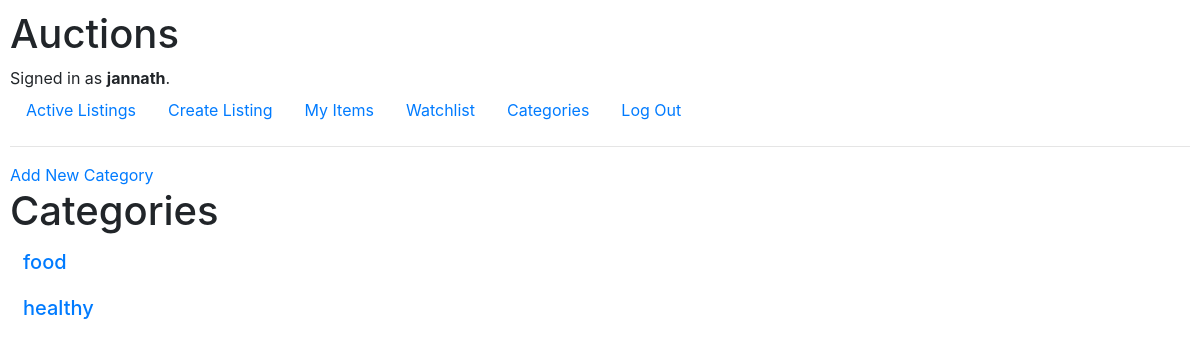
The app's page /auctions/categories (signed in), older data.
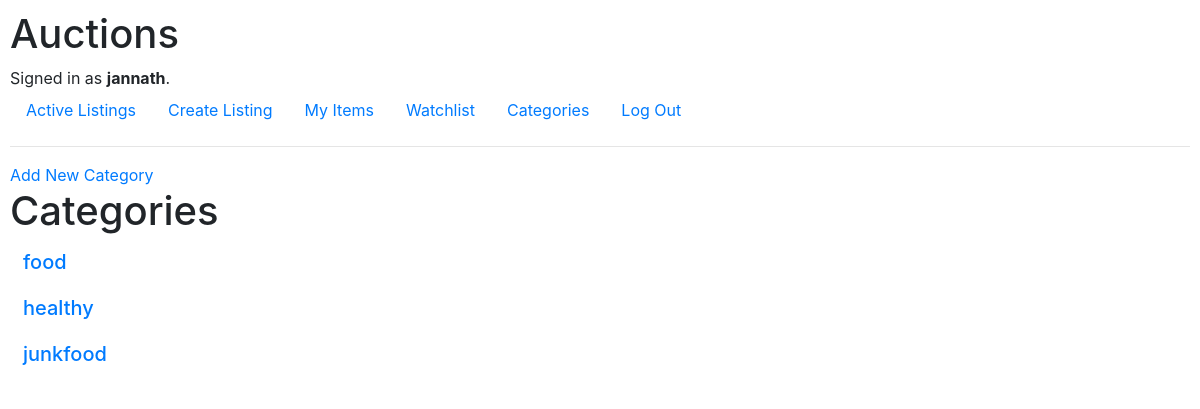
The same page, newer data.
### auctions/models.py (models this page shows, shortened)
class Category(models.Model):
    name = models.CharField(max_length=64)

### auctions/views.py (the view, shortened to what this page needs)
# urls.py: path("categories", views.categories, name="categories"),
@login_required(login_url="auctions/login")
def categories(request):
    return render(request, "auctions/categories.html", {
        "categories": Category.objects.all(),
        "category": None
    })

### auctions/templates/auctions/categories.html (shortened to what this page needs)
{% extends 'auctions/layout.html' %}  {% block body %}
<a href="{% url 'auctions:create_category' %}">Add New Category</a>
{% if category %}
<h1>{{ category.name }}</h1>
{% if listings %} {% for listing in listings %}
<div class="card" style="width: 18rem">
  <img src="{{listing.image}}" class="card-img-top" alt="..." />
  <div class="card-body">
    <h5 class="card-title">
      <a href="{%url 'auctions:listing' listing.id %}">{{listing.title}}</a>
    </h5>
    <p class="card-text">{{listing.description}}</p>
  </div>
</div>
<br />
{% endfor %} {% else %}
<p>No listings in this category.</p>
{% endif %} {% else %}
<h1>Categories</h1>
{% for category in categories %}
<form action="{% url 'auctions:categories'%}" method="post">
  <button
    class="btn btn-link"
    type="submit"
    name="category"
    value="{{ category.id}}"
  >
    <h5>{{ category.name }}</h5>
  </button>
</form>
{% endfor %} {% endif %} {% endblock %}

Row changes from the older to the newer data that the page shows:
added Category: {{ category.id }} 3 (drawn), name "junkfood"
